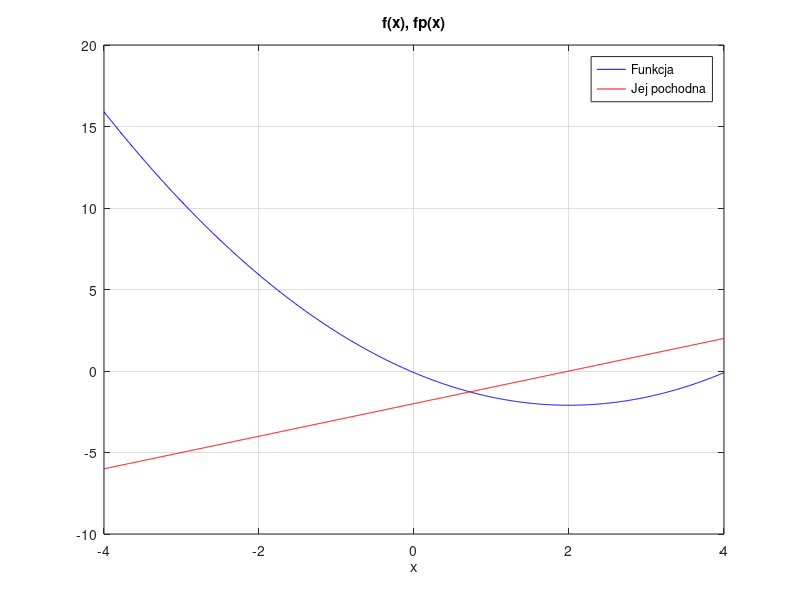

This chart was generated by the following MATLAB code: (Note: this script raises an error after producing the figure.)
clear all; close all;

it = 12;
a = pi-pi/5; b=pi+pi/5; % znajdz zero funkcji y=sin(x) dla x=pi
%f = @(x) sin(x); % definicja funkcji
%fp = @(x) cos(x); % definicja pochodnej funkcji
a = 1/2; b = -2; c = -0.1;

f = @(x) a*x.^2+b*x+c; 
fp = @(x) 2*a*x+b;

%x = 0 : 0.01 : 2*pi;
x = -4 : 0.01 : 4;
plot( x, f(x), 'b-', x, fp(x),'r-'); grid; xlabel('x'); title('f(x), fp(x)');
legend('Funkcja','Jej pochodna'); pause

cb = nonlinsolvers( f, fp, -4, 10, 'bisection', it );
cr = nonlinsolvers( f, fp, -4, 10, 'regula-falsi', it);
cn = nonlinsolvers( f, fp, -4, 10, 'newton-raphson', it);
plot( 1:it,cb,'o-', 1:it,cr,'*', 1:it,cn,'^-'); xlabel('iter'); title('c(iter)')
grid on, legend('Bisection','Regula-Falsi','Newton-Raphson');

function C = nonlinsolvers(f, fp, a, b, solver, iter)
C = zeros(1,iter); % kolejne oszacowania miejsca zerowego
c = a; % pierwsze oszacowanie
for i = 1 : iter
    fa = feval(f,a); fb=feval(f,b); fc=feval(f,c); fpc=feval(fp,c); % oblicz
    switch(solver)
        case 'bisection',
            if( fa*fc<0 ) b=c; else a=c; end
            c = (a+b)/2;
        case 'regula-falsi',
            if( fa*fc<0 ) b=c; else a=c; end
            c = b-fb*(b-a)/(fb-fa);
        case 'newton-raphson',
            c = c-fc/fpc;
        otherwise,
            error('Brak metody');
    end
    C(i)=c; % zapamietaj
end
end